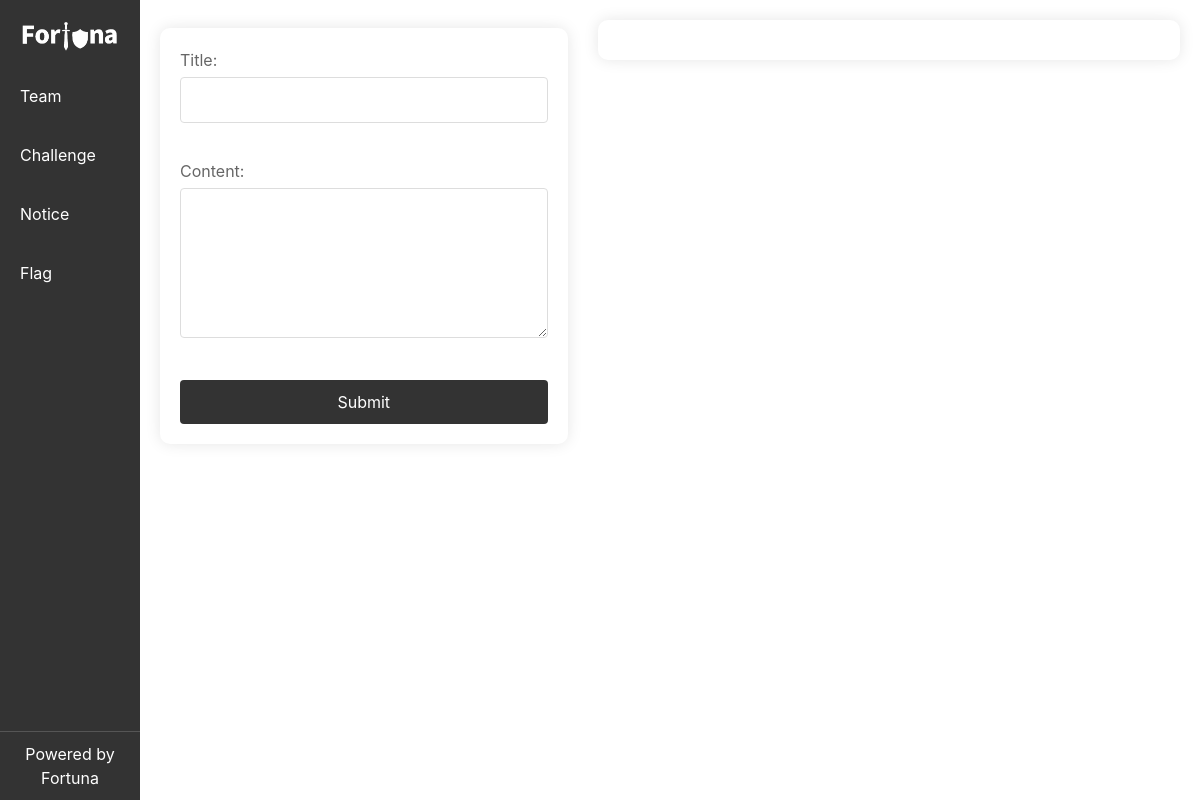
The app's page /manage/notice/ (signed in), older data.
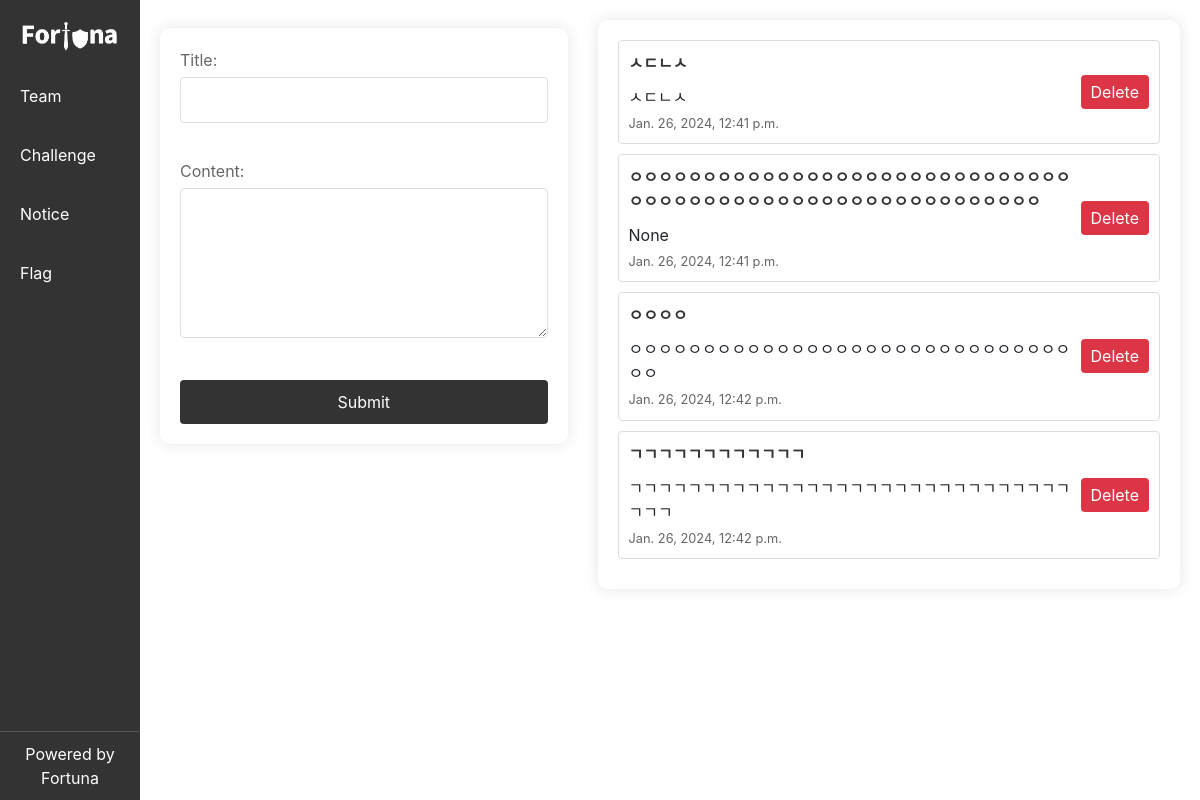
The same page, newer data.
### notice/models.py (models this page shows, shortened)
class Notices(models.Model):
    created_at = models.DateTimeField(auto_now_add=True)
    title = models.CharField(max_length=255, null=True, blank=True)
    content = models.CharField(max_length=255, null=True, blank=True)

### notice/views.py (the view)
# urls.py: path('notice/', notice.create_notice_view, name='create_notice'),
@login_required
def create_notice_view(request):
    notices = Notices.objects.all()  # 공지사항 목록 불러오기
    if request.method == 'POST':
        form = NoticeForm(request.POST)
        if form.is_valid():
            form.save()
            return redirect('create_notice')
    else:
        form = NoticeForm()
    return render(request, 'notice/create_notice.html', {'form': form, 'notices': notices})

### notice/forms.py
class NoticeForm(forms.ModelForm):
    class Meta:
        model = Notices
        fields = ['title', 'content']
        widgets = {
            'title': forms.TextInput(attrs={'class': 'input'}),
            'content': forms.Textarea(attrs={'class': 'textarea'}),
        }

### templates/notice/create_notice.html (shortened to what this page needs)
{% extends 'manage/base.html' %}
{% block content %}
<div class="row">
    <div class="col-md-5">
        <form method="post" class="notice-form">
            {{ form.as_p }}
            <button type="submit">Submit</button>
        </form>
    </div>
    <div class="col-md-7">
        <ul class="notices-list">
            {% for notice in notices %}
            <li class="notice-item">
                <div>
                    <div class="notice-title">{{ notice.title }}</div>
                    <div class="notice-content">{{ notice.content }}</div>
                    <div class="notice-date">{{ notice.created_at }}</div>
                </div>
                <div>
                    <form method="post" action="{% url 'delete_notice' notice.id %}">
                        <button type="submit">Delete</button>
                    </form>
                </div>
            </li>
            {% endfor %}
        </ul>
    </div>
</div>
{% endblock %}

Row changes from the older to the newer data that the page shows:
added Notices: title "ㅅㄷㄴㅅ", content "ㅅㄷㄴㅅ", created_at "Jan. 26, 2024, 12:41 p.m."
added Notices: title "ㅇㅇㅇㅇㅇㅇㅇㅇㅇㅇㅇㅇㅇㅇㅇㅇㅇㅇㅇㅇㅇㅇㅇㅇㅇㅇㅇㅇㅇㅇㅇㅇㅇㅇㅇㅇㅇㅇㅇㅇㅇㅇㅇㅇㅇㅇㅇㅇㅇㅇㅇㅇㅇㅇㅇㅇㅇㅇ", content "None", created_at "Jan. 26, 2024, 12:41 p.m."
added Notices: title "ㅇㅇㅇㅇ", content "ㅇㅇㅇㅇㅇㅇㅇㅇㅇㅇㅇㅇㅇㅇㅇㅇㅇㅇㅇㅇㅇㅇㅇㅇㅇㅇㅇㅇㅇㅇㅇㅇ", created_at "Jan. 26, 2024, 12:42 p.m."
added Notices: title "ㄱㄱㄱㄱㄱㄱㄱㄱㄱㄱㄱㄱ", content "ㄱㄱㄱㄱㄱㄱㄱㄱㄱㄱㄱㄱㄱㄱㄱㄱㄱㄱㄱㄱㄱㄱㄱㄱㄱㄱㄱㄱㄱㄱㄱㄱㄱ", created_at "Jan. 26, 2024, 12:42 p.m."
